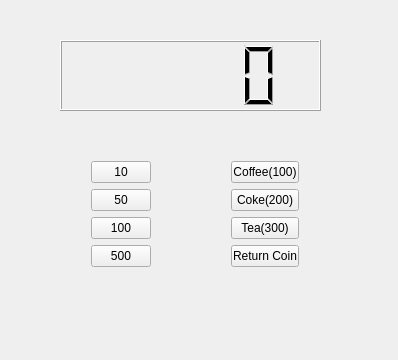
<?xml version="1.0" encoding="UTF-8"?>
<ui version="4.0">
 <class>Widget</class>
 <widget class="QWidget" name="Widget">
  <property name="geometry">
   <rect>
    <x>0</x>
    <y>0</y>
    <width>398</width>
    <height>360</height>
   </rect>
  </property>
  <property name="windowTitle">
   <string>Widget</string>
  </property>
  <widget class="QLCDNumber" name="lcdNumber">
   <property name="geometry">
    <rect>
     <x>60</x>
     <y>40</y>
     <width>261</width>
     <height>71</height>
    </rect>
   </property>
  </widget>
  <widget class="QWidget" name="">
   <property name="geometry">
    <rect>
     <x>80</x>
     <y>150</y>
     <width>82</width>
     <height>128</height>
    </rect>
   </property>
   <layout class="QVBoxLayout" name="verticalLayout">
    <item>
     <widget class="QPushButton" name="pb10">
      <property name="text">
       <string>10</string>
      </property>
     </widget>
    </item>
    <item>
     <widget class="QPushButton" name="pb50">
      <property name="text">
       <string>50</string>
      </property>
     </widget>
    </item>
    <item>
     <widget class="QPushButton" name="pb100">
      <property name="text">
       <string>100</string>
      </property>
     </widget>
    </item>
    <item>
     <widget class="QPushButton" name="pb500">
      <property name="text">
       <string>500</string>
      </property>
     </widget>
    </item>
   </layout>
  </widget>
  <widget class="QWidget" name="">
   <property name="geometry">
    <rect>
     <x>220</x>
     <y>150</y>
     <width>90</width>
     <height>128</height>
    </rect>
   </property>
   <layout class="QVBoxLayout" name="verticalLayout_2">
    <item>
     <widget class="QPushButton" name="PbCoffee">
      <property name="text">
       <string>Coffee(100)</string>
      </property>
     </widget>
    </item>
    <item>
     <widget class="QPushButton" name="PbCoke">
      <property name="text">
       <string>Coke(200)</string>
      </property>
     </widget>
    </item>
    <item>
     <widget class="QPushButton" name="PbTea">
      <property name="text">
       <string>Tea(300)</string>
      </property>
     </widget>
    </item>
    <item>
     <widget class="QPushButton" name="PbReturn">
      <property name="text">
       <string>Return Coin</string>
      </property>
     </widget>
    </item>
   </layout>
  </widget>
 </widget>
 <layoutdefault spacing="6" margin="11"/>
 <resources/>
 <connections/>
</ui>
